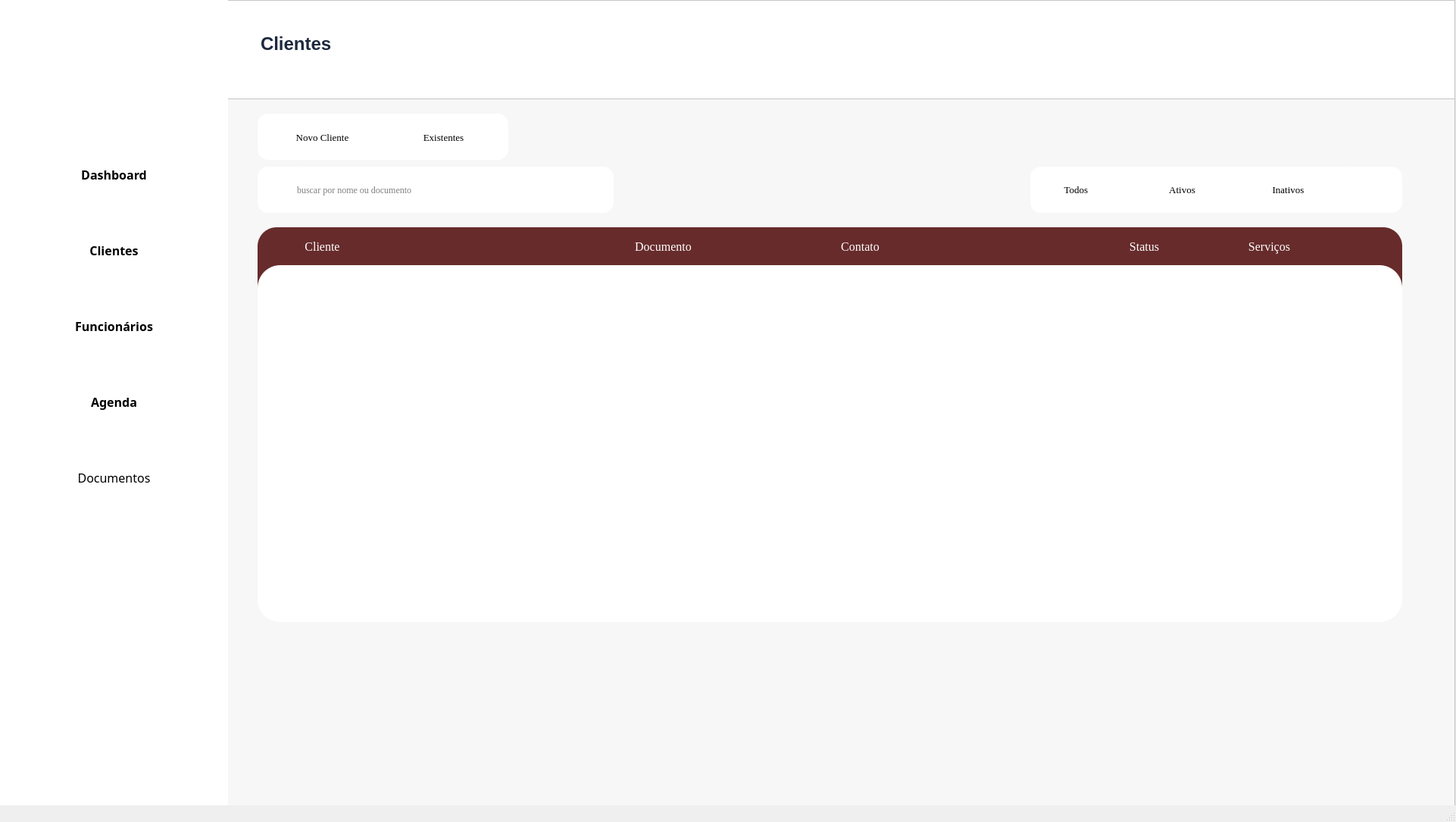
<?xml version="1.0" encoding="UTF-8"?>
<ui version="4.0">
 <class>MainWindow</class>
 <widget class="QMainWindow" name="MainWindow">
  <property name="geometry">
   <rect>
    <x>0</x>
    <y>0</y>
    <width>1922</width>
    <height>1085</height>
   </rect>
  </property>
  <property name="cursor">
   <cursorShape>PointingHandCursor</cursorShape>
  </property>
  <property name="windowTitle">
   <string>MainWindow</string>
  </property>
  <widget class="QWidget" name="centralwidget">
   <widget class="QFrame" name="frame_3">
    <property name="geometry">
     <rect>
      <x>300</x>
      <y>130</y>
      <width>1621</width>
      <height>951</height>
     </rect>
    </property>
    <property name="toolTip">
     <string/>
    </property>
    <property name="styleSheet">
     <string notr="true">background-color: rgb(247, 247, 247);
</string>
    </property>
    <property name="frameShape">
     <enum>QFrame::StyledPanel</enum>
    </property>
    <property name="frameShadow">
     <enum>QFrame::Raised</enum>
    </property>
    <widget class="QFrame" name="Frame_Cliente">
     <property name="geometry">
      <rect>
       <x>40</x>
       <y>220</y>
       <width>1511</width>
       <height>471</height>
      </rect>
     </property>
     <property name="layoutDirection">
      <enum>Qt::RightToLeft</enum>
     </property>
     <property name="styleSheet">
      <string notr="true">#Frame_Cliente {
	background-color: white;
    border-radius: 30%;
	padding: 8px;
}
</string>
     </property>
     <property name="frameShape">
      <enum>QFrame::StyledPanel</enum>
     </property>
     <property name="frameShadow">
      <enum>QFrame::Raised</enum>
     </property>
    </widget>
    <widget class="QLineEdit" name="lineEdit">
     <property name="geometry">
      <rect>
       <x>90</x>
       <y>90</y>
       <width>420</width>
       <height>61</height>
      </rect>
     </property>
     <property name="font">
      <font>
       <family>Georgia</family>
      </font>
     </property>
     <property name="styleSheet">
      <string notr="true">background-color: white;
border-radius: 14px;</string>
     </property>
     <property name="inputMask">
      <string/>
     </property>
     <property name="text">
      <string/>
     </property>
     <property name="maxLength">
      <number>32767</number>
     </property>
     <property name="echoMode">
      <enum>QLineEdit::Normal</enum>
     </property>
     <property name="placeholderText">
      <string>buscar por nome ou documento</string>
     </property>
    </widget>
    <widget class="QPushButton" name="pushButton_3">
     <property name="geometry">
      <rect>
       <x>40</x>
       <y>90</y>
       <width>71</width>
       <height>61</height>
      </rect>
     </property>
     <property name="cursor">
      <cursorShape>PointingHandCursor</cursorShape>
     </property>
     <property name="layoutDirection">
      <enum>Qt::LeftToRight</enum>
     </property>
     <property name="styleSheet">
      <string notr="true">background-color: white;
border-radius: 14px;</string>
     </property>
     <property name="text">
      <string/>
     </property>
     <property name="icon">
      <iconset>
       <normaloff>../Source/lupa.png</normaloff>../Source/lupa.png</iconset>
     </property>
     <property name="flat">
      <bool>false</bool>
     </property>
    </widget>
    <widget class="QFrame" name="frame_4">
     <property name="geometry">
      <rect>
       <x>40</x>
       <y>20</y>
       <width>331</width>
       <height>61</height>
      </rect>
     </property>
     <property name="styleSheet">
      <string notr="true">background-color: white;
border-radius: 14px;</string>
     </property>
     <property name="frameShape">
      <enum>QFrame::StyledPanel</enum>
     </property>
     <property name="frameShadow">
      <enum>QFrame::Raised</enum>
     </property>
     <widget class="QPushButton" name="pushButton_2">
      <property name="geometry">
       <rect>
        <x>180</x>
        <y>11</y>
        <width>131</width>
        <height>41</height>
       </rect>
      </property>
      <property name="font">
       <font>
        <family>Georgia</family>
        <pointsize>10</pointsize>
       </font>
      </property>
      <property name="text">
       <string>Existentes</string>
      </property>
      <property name="icon">
       <iconset>
        <normaloff>../Source/utilizador.png</normaloff>../Source/utilizador.png</iconset>
      </property>
      <property name="iconSize">
       <size>
        <width>20</width>
        <height>20</height>
       </size>
      </property>
     </widget>
     <widget class="QPushButton" name="pushButton">
      <property name="geometry">
       <rect>
        <x>20</x>
        <y>11</y>
        <width>131</width>
        <height>41</height>
       </rect>
      </property>
      <property name="font">
       <font>
        <family>Georgia</family>
        <pointsize>10</pointsize>
       </font>
      </property>
      <property name="text">
       <string>Novo Cliente</string>
      </property>
      <property name="icon">
       <iconset>
        <normaloff>../Source/botao-adicionar.png</normaloff>../Source/botao-adicionar.png</iconset>
      </property>
      <property name="iconSize">
       <size>
        <width>20</width>
        <height>20</height>
       </size>
      </property>
     </widget>
    </widget>
    <widget class="QFrame" name="frame_5">
     <property name="geometry">
      <rect>
       <x>1060</x>
       <y>90</y>
       <width>431</width>
       <height>61</height>
      </rect>
     </property>
     <property name="font">
      <font>
       <family>Georgia</family>
      </font>
     </property>
     <property name="styleSheet">
      <string notr="true">background-color: white;
border-radius: 14px;</string>
     </property>
     <property name="frameShape">
      <enum>QFrame::StyledPanel</enum>
     </property>
     <property name="frameShadow">
      <enum>QFrame::Raised</enum>
     </property>
     <widget class="QPushButton" name="pushButton_5">
      <property name="geometry">
       <rect>
        <x>0</x>
        <y>10</y>
        <width>121</width>
        <height>41</height>
       </rect>
      </property>
      <property name="font">
       <font>
        <family>Georgia</family>
        <pointsize>10</pointsize>
       </font>
      </property>
      <property name="cursor">
       <cursorShape>PointingHandCursor</cursorShape>
      </property>
      <property name="text">
       <string>Todos</string>
      </property>
      <property name="icon">
       <iconset>
        <normaloff>../Source/utilizador.png</normaloff>../Source/utilizador.png</iconset>
      </property>
     </widget>
     <widget class="QPushButton" name="pushButton_4">
      <property name="geometry">
       <rect>
        <x>140</x>
        <y>10</y>
        <width>121</width>
        <height>41</height>
       </rect>
      </property>
      <property name="font">
       <font>
        <family>Georgia</family>
        <pointsize>10</pointsize>
       </font>
      </property>
      <property name="cursor">
       <cursorShape>PointingHandCursor</cursorShape>
      </property>
      <property name="text">
       <string>Ativos</string>
      </property>
      <property name="icon">
       <iconset>
        <normaloff>../do-utilizador.png</normaloff>../do-utilizador.png</iconset>
      </property>
     </widget>
     <widget class="QPushButton" name="pushButton_6">
      <property name="geometry">
       <rect>
        <x>280</x>
        <y>10</y>
        <width>121</width>
        <height>41</height>
       </rect>
      </property>
      <property name="font">
       <font>
        <family>Georgia</family>
        <pointsize>10</pointsize>
       </font>
      </property>
      <property name="cursor">
       <cursorShape>PointingHandCursor</cursorShape>
      </property>
      <property name="text">
       <string>Inativos</string>
      </property>
      <property name="icon">
       <iconset>
        <normaloff>../do-utilizador.png</normaloff>../do-utilizador.png</iconset>
      </property>
     </widget>
    </widget>
    <widget class="QPushButton" name="pushButton_7">
     <property name="geometry">
      <rect>
       <x>1470</x>
       <y>90</y>
       <width>81</width>
       <height>61</height>
      </rect>
     </property>
     <property name="font">
      <font>
       <pointsize>5</pointsize>
      </font>
     </property>
     <property name="cursor">
      <cursorShape>PointingHandCursor</cursorShape>
     </property>
     <property name="styleSheet">
      <string notr="true">background-color: white;
border-radius: 14px;</string>
     </property>
     <property name="text">
      <string/>
     </property>
     <property name="icon">
      <iconset>
       <normaloff>../Source/filtro.png</normaloff>../Source/filtro.png</iconset>
     </property>
     <property name="iconSize">
      <size>
       <width>25</width>
       <height>25</height>
      </size>
     </property>
    </widget>
    <widget class="QFrame" name="Linha_Informacao">
     <property name="geometry">
      <rect>
       <x>40</x>
       <y>170</y>
       <width>1511</width>
       <height>101</height>
      </rect>
     </property>
     <property name="font">
      <font>
       <family>Georgia</family>
      </font>
     </property>
     <property name="styleSheet">
      <string notr="true">background-color: rgb(103, 43, 43);
border-radius: 25px;
color: rgb(255, 255, 255);
</string>
     </property>
     <property name="frameShape">
      <enum>QFrame::StyledPanel</enum>
     </property>
     <property name="frameShadow">
      <enum>QFrame::Raised</enum>
     </property>
     <widget class="QLabel" name="label_4">
      <property name="geometry">
       <rect>
        <x>1140</x>
        <y>13</y>
        <width>61</width>
        <height>25</height>
       </rect>
      </property>
      <property name="font">
       <font>
        <family>Georgia</family>
        <pointsize>12</pointsize>
        <weight>50</weight>
        <italic>false</italic>
        <bold>false</bold>
       </font>
      </property>
      <property name="styleSheet">
       <string notr="true">color:rgb(255, 255, 255)</string>
      </property>
      <property name="frameShape">
       <enum>QFrame::NoFrame</enum>
      </property>
      <property name="text">
       <string>Status</string>
      </property>
      <property name="alignment">
       <set>Qt::AlignCenter</set>
      </property>
     </widget>
     <widget class="QLabel" name="label">
      <property name="geometry">
       <rect>
        <x>50</x>
        <y>13</y>
        <width>71</width>
        <height>25</height>
       </rect>
      </property>
      <property name="font">
       <font>
        <family>Georgia</family>
        <pointsize>12</pointsize>
        <weight>50</weight>
        <italic>false</italic>
        <bold>false</bold>
       </font>
      </property>
      <property name="styleSheet">
       <string notr="true">color:rgb(255, 255, 255)</string>
      </property>
      <property name="frameShape">
       <enum>QFrame::NoFrame</enum>
      </property>
      <property name="text">
       <string>Cliente</string>
      </property>
      <property name="alignment">
       <set>Qt::AlignCenter</set>
      </property>
     </widget>
     <widget class="QLabel" name="label_5">
      <property name="geometry">
       <rect>
        <x>1300</x>
        <y>13</y>
        <width>71</width>
        <height>25</height>
       </rect>
      </property>
      <property name="font">
       <font>
        <family>Georgia</family>
        <pointsize>12</pointsize>
        <weight>50</weight>
        <italic>false</italic>
        <bold>false</bold>
       </font>
      </property>
      <property name="styleSheet">
       <string notr="true">color:rgb(255, 255, 255)</string>
      </property>
      <property name="frameShape">
       <enum>QFrame::NoFrame</enum>
      </property>
      <property name="text">
       <string>Serviços</string>
      </property>
      <property name="alignment">
       <set>Qt::AlignCenter</set>
      </property>
     </widget>
     <widget class="QLabel" name="label_3">
      <property name="geometry">
       <rect>
        <x>760</x>
        <y>13</y>
        <width>71</width>
        <height>25</height>
       </rect>
      </property>
      <property name="font">
       <font>
        <family>Georgia</family>
        <pointsize>12</pointsize>
        <weight>50</weight>
        <italic>false</italic>
        <bold>false</bold>
       </font>
      </property>
      <property name="styleSheet">
       <string notr="true">color:rgb(255, 255, 255)</string>
      </property>
      <property name="frameShape">
       <enum>QFrame::NoFrame</enum>
      </property>
      <property name="text">
       <string>Contato</string>
      </property>
      <property name="alignment">
       <set>Qt::AlignCenter</set>
      </property>
     </widget>
     <widget class="QLabel" name="label_2">
      <property name="geometry">
       <rect>
        <x>490</x>
        <y>13</y>
        <width>91</width>
        <height>25</height>
       </rect>
      </property>
      <property name="font">
       <font>
        <family>Georgia</family>
        <pointsize>12</pointsize>
        <weight>50</weight>
        <italic>false</italic>
        <bold>false</bold>
       </font>
      </property>
      <property name="styleSheet">
       <string notr="true">color:rgb(255, 255, 255)</string>
      </property>
      <property name="frameShape">
       <enum>QFrame::NoFrame</enum>
      </property>
      <property name="text">
       <string>Documento</string>
      </property>
      <property name="alignment">
       <set>Qt::AlignCenter</set>
      </property>
     </widget>
    </widget>
    <zorder>pushButton_3</zorder>
    <zorder>Linha_Informacao</zorder>
    <zorder>frame_5</zorder>
    <zorder>Frame_Cliente</zorder>
    <zorder>lineEdit</zorder>
    <zorder>frame_4</zorder>
    <zorder>pushButton_7</zorder>
   </widget>
   <widget class="QFrame" name="frame_2">
    <property name="geometry">
     <rect>
      <x>0</x>
      <y>0</y>
      <width>1921</width>
      <height>131</height>
     </rect>
    </property>
    <property name="styleSheet">
     <string notr="true">background-color: rgb(255,255,255);</string>
    </property>
    <property name="frameShape">
     <enum>QFrame::StyledPanel</enum>
    </property>
    <property name="frameShadow">
     <enum>QFrame::Raised</enum>
    </property>
    <widget class="QTextBrowser" name="textBrowser_2">
     <property name="geometry">
      <rect>
       <x>340</x>
       <y>40</y>
       <width>256</width>
       <height>51</height>
      </rect>
     </property>
     <property name="autoFillBackground">
      <bool>false</bool>
     </property>
     <property name="styleSheet">
      <string notr="true">border: 0px;
color:rgb(29, 41, 61);</string>
     </property>
     <property name="html">
      <string>&lt;!DOCTYPE HTML PUBLIC &quot;-//W3C//DTD HTML 4.0//EN&quot; &quot;http://www.w3.org/TR/REC-html40/strict.dtd&quot;&gt;
&lt;html&gt;&lt;head&gt;&lt;meta name=&quot;qrichtext&quot; content=&quot;1&quot; /&gt;&lt;style type=&quot;text/css&quot;&gt;
p, li { white-space: pre-wrap; }
&lt;/style&gt;&lt;/head&gt;&lt;body style=&quot; font-family:'MS Shell Dlg 2'; font-size:8.25pt; font-weight:400; font-style:normal;&quot;&gt;
&lt;p style=&quot; margin-top:0px; margin-bottom:0px; margin-left:0px; margin-right:0px; -qt-block-indent:0; text-indent:0px;&quot;&gt;&lt;span style=&quot; font-size:18pt; font-weight:600;&quot;&gt;Clientes&lt;/span&gt;&lt;/p&gt;&lt;/body&gt;&lt;/html&gt;</string>
     </property>
    </widget>
   </widget>
   <widget class="QFrame" name="frame">
    <property name="geometry">
     <rect>
      <x>0</x>
      <y>0</y>
      <width>301</width>
      <height>1081</height>
     </rect>
    </property>
    <property name="styleSheet">
     <string notr="true">background-color: rgb(255,255,255);
border: 1px;
box-shadow: 5px 5px 5px;
border-color:  rgb(149, 149, 149);</string>
    </property>
    <widget class="QPushButton" name="dashboard_button">
     <property name="geometry">
      <rect>
       <x>20</x>
       <y>200</y>
       <width>261</width>
       <height>61</height>
      </rect>
     </property>
     <property name="font">
      <font>
       <family>Segoe UI Semibold</family>
       <pointsize>12</pointsize>
       <weight>75</weight>
       <bold>true</bold>
      </font>
     </property>
     <property name="cursor">
      <cursorShape>PointingHandCursor</cursorShape>
     </property>
     <property name="layoutDirection">
      <enum>Qt::LeftToRight</enum>
     </property>
     <property name="styleSheet">
      <string notr="true">text-align: left;
color: rgb(139, 139, 139);
padding-left: 10px;
border-radius:10px;
hover-color {
	background-color:rgb(254, 242, 242 solid);
	color:rgb(159, 7, 18);
}</string>
     </property>
     <property name="text">
      <string>Dashboard</string>
     </property>
     <property name="icon">
      <iconset>
       <normaloff>../Source/dashboard.png</normaloff>../Source/dashboard.png</iconset>
     </property>
     <property name="iconSize">
      <size>
       <width>50</width>
       <height>50</height>
      </size>
     </property>
    </widget>
    <widget class="QPushButton" name="clientes_button">
     <property name="geometry">
      <rect>
       <x>20</x>
       <y>300</y>
       <width>261</width>
       <height>61</height>
      </rect>
     </property>
     <property name="font">
      <font>
       <family>Segoe UI Semibold</family>
       <pointsize>12</pointsize>
       <weight>75</weight>
       <bold>true</bold>
      </font>
     </property>
     <property name="cursor">
      <cursorShape>PointingHandCursor</cursorShape>
     </property>
     <property name="styleSheet">
      <string notr="true">text-align: left;
color: rgb(139, 139, 139);
padding-left: 10px;
border-radius:10px;
hover-color {
	background-color:rgb(254, 242, 242 solid);
	color:rgb(159, 7, 18);
}</string>
     </property>
     <property name="text">
      <string>Clientes</string>
     </property>
     <property name="icon">
      <iconset>
       <normaloff>../Source/cliente.png</normaloff>../Source/cliente.png</iconset>
     </property>
     <property name="iconSize">
      <size>
       <width>40</width>
       <height>40</height>
      </size>
     </property>
    </widget>
    <widget class="QPushButton" name="funcionarios_button">
     <property name="geometry">
      <rect>
       <x>20</x>
       <y>400</y>
       <width>261</width>
       <height>61</height>
      </rect>
     </property>
     <property name="font">
      <font>
       <family>Segoe UI Semibold</family>
       <pointsize>12</pointsize>
       <weight>75</weight>
       <bold>true</bold>
      </font>
     </property>
     <property name="cursor">
      <cursorShape>PointingHandCursor</cursorShape>
     </property>
     <property name="styleSheet">
      <string notr="true">text-align: left;
color: rgb(139, 139, 139);
padding-left: 10px;
border-radius:10px;
hover-color {
	background-color:rgb(254, 242, 242 solid);
	color:rgb(159, 7, 18);
}</string>
     </property>
     <property name="text">
      <string>Funcionários</string>
     </property>
     <property name="icon">
      <iconset>
       <normaloff>../Source/funcionarios.png</normaloff>../Source/funcionarios.png</iconset>
     </property>
     <property name="iconSize">
      <size>
       <width>40</width>
       <height>40</height>
      </size>
     </property>
    </widget>
    <widget class="QPushButton" name="agenda_button">
     <property name="geometry">
      <rect>
       <x>20</x>
       <y>500</y>
       <width>261</width>
       <height>61</height>
      </rect>
     </property>
     <property name="font">
      <font>
       <family>Segoe UI Semibold</family>
       <pointsize>12</pointsize>
       <weight>75</weight>
       <bold>true</bold>
      </font>
     </property>
     <property name="cursor">
      <cursorShape>PointingHandCursor</cursorShape>
     </property>
     <property name="styleSheet">
      <string notr="true">text-align: left;
color: rgb(139, 139, 139);
padding-left: 10px;
border-radius:10px;
hover-color {
	background-color:rgb(254, 242, 242 solid);
	color:rgb(159, 7, 18);
}</string>
     </property>
     <property name="text">
      <string>Agenda</string>
     </property>
     <property name="icon">
      <iconset>
       <normaloff>../Source/agenda.png</normaloff>../Source/agenda.png</iconset>
     </property>
     <property name="iconSize">
      <size>
       <width>50</width>
       <height>50</height>
      </size>
     </property>
    </widget>
    <widget class="QPushButton" name="relatorios_button">
     <property name="geometry">
      <rect>
       <x>20</x>
       <y>600</y>
       <width>261</width>
       <height>61</height>
      </rect>
     </property>
     <property name="font">
      <font>
       <family>Segoe UI Semibold</family>
       <pointsize>12</pointsize>
       <weight>50</weight>
       <bold>false</bold>
      </font>
     </property>
     <property name="cursor">
      <cursorShape>PointingHandCursor</cursorShape>
     </property>
     <property name="styleSheet">
      <string notr="true">text-align: left;
color: rgb(139, 139, 139);
padding-left: 10px;
border-radius:10px;
hover-color {
	background-color:rgb(254, 242, 242 solid);
	color:rgb(159, 7, 18);
}</string>
     </property>
     <property name="text">
      <string>Documentos</string>
     </property>
     <property name="icon">
      <iconset>
       <normaloff>../Source/documentos.png</normaloff>../Source/documentos.png</iconset>
     </property>
     <property name="iconSize">
      <size>
       <width>50</width>
       <height>50</height>
      </size>
     </property>
    </widget>
    <widget class="QLabel" name="label_6">
     <property name="geometry">
      <rect>
       <x>40</x>
       <y>10</y>
       <width>191</width>
       <height>181</height>
      </rect>
     </property>
     <property name="text">
      <string/>
     </property>
     <property name="textFormat">
      <enum>Qt::AutoText</enum>
     </property>
     <property name="pixmap">
      <pixmap>../Source/Cenicos.jpg</pixmap>
     </property>
     <property name="scaledContents">
      <bool>true</bool>
     </property>
    </widget>
   </widget>
  </widget>
  <widget class="QStatusBar" name="statusbar"/>
 </widget>
 <resources/>
 <connections/>
</ui>
